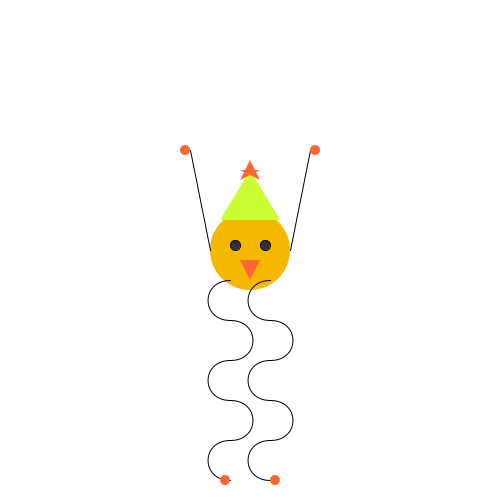
Frame 1 (no input)
Frame 60 (the mouse pressed at the canvas centre just before this capture): identical to frame 1, image omitted
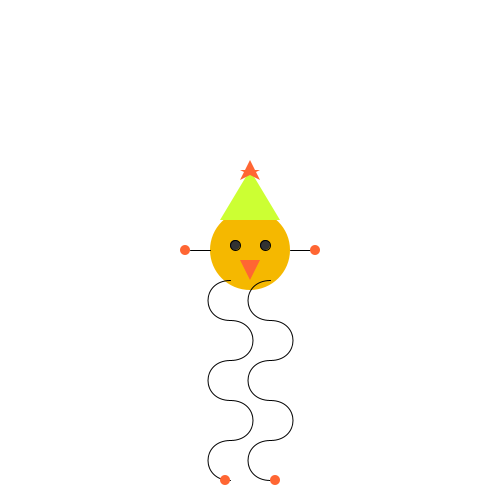
Frame 120 (the mouse held since frame 60 and released just before this capture)

The Processing sketch that drew these frames (run headless with seeded random() and noise(); from frame 60 on, the mouse is pressed at the canvas centre):

// Processing sketch: processing_20865
// ── processing_20865.pde

//Julie Romano
//New Critter


float centerX = 250;
float centerY = 250;
 
int dir = 1;

  
void setup() {
  size (500, 500); //the size of perimeter
  smooth(); //turns on anit-alliasing, which smooths out some rough edges
}
  
void draw () {
  background(255);
  //background (51, 255, 204); //turquoise
    
  ellipseMode(CENTER);
    
  float a = random(0, 210);
  float b = random(250, 460);
  float c = random(40, 250);
  float d = random(290, 500); 

  
    
  //Body
  //stroke(0); //black
  noStroke();
  fill(245, 184, 0); //mango
  //ellipse(160, 130, 80, 80);
  ellipse(centerX, centerY, 80, 80);
    
  //Right eye
  stroke(0); //black
  fill(50); //almost black
  //ellipse(145, 125, 10, 10);
  ellipse(centerX-15, centerY-5, 10, 10);
    
  //Left eye
  stroke(0); //black
  fill(50); //almost black
  //ellipse(175, 125, 10, 10);
  //ellipse(175, 125, 10, 10);
  ellipse(centerX+15, centerY-5, 10, 10);
    
    
    
  //Beak
  //stroke(0);
  noStroke();
  fill(255, 102, 51); //purpley = 204, 51, 255
  //triangle(160, 160, 170, 140, 150, 140);
  triangle(centerX, centerY+30, centerX+10, centerY+10, centerX-10, centerY+10);
    
    
  //Hat
  //stroke(0);
  noStroke();
  fill(204, 255, 51); //lime
  //triangle(130, 100, 190, 100, 160, 50);
  triangle(centerX-30, centerY-30, centerX+30, centerY-30, centerX, centerY-80);
    
    
 /*   //wing
  stroke(greenBirdR,greenBirdG,greenBirdB);
  line(greenWingX1, greenWingY1, greenWingX2, (constrain(mouseY,145,175)));
  line(greenWingX1, greenWingY1 - 5 ,greenWingX2, (constrain(mouseY,145,175))-5);
  line(greenWingX1, greenWingY1 - 10 ,greenWingX2, (constrain(mouseY,145,175))-10); */
    
  //Right arm
  stroke(0);
  strokeWeight(1);
  //line(120, 130, 100, 150);
  //line(centerX-40, centerY, centerX-60, centerY+20);
  line(centerX-40, centerY, centerX-60, constrain(mouseY, 150, 350));
    
    
    
  //Right hand
  //stroke(0); //black
  noStroke();
  fill(255, 102, 51); //Pick color!!!
  //ellipse(95, 155, 10, 10); the right hand stationary
  //ellipse(mouseX-65, mouseY+25, mouseX-150, mouseY-120); the right hand changing size
  //ellipse(centerX-65, centerY+25, 10, 10);
  ellipse(centerX-65, constrain(mouseY, 150, 350), 10, 10);
    
  //Left arm
  stroke(0);
  strokeWeight(1);
  //line(200, 130, 220, 150);
  //line(centerX+40, centerY, centerX+60, centerY+20);
  line(centerX+40, centerY, centerX+60, constrain(mouseY, 150, 350));  
    
  //Left hand
  //stroke(0); //black
  noStroke();
  fill(255, 102, 51); //Pick color!!!
  //ellipse(225, 155, 10, 10); the left hand stationary
  //ellipse(mouseX+65, mouseY+25, mouseX-150, mouseY-120); the left hand changing size
  //ellipse(centerX+65, centerY+25, 10, 10);
  ellipse(centerX+65, constrain(mouseY, 150, 350), 10, 10);    
    
   
    
    
  //Right leg
   noFill();
  stroke(0);
  //(center = 160, 130);
  //line(140, 160, 140, 345);
  //line(centerX-20, centerY+30, centerX-20, centerY+215);
  
  
  //arc1
  strokeWeight(1);
  //bezier(140, 160, 110, 160, 110, 200, 140, 200);
  bezier(centerX-20, centerY+30, centerX-50, centerY+30, centerX-50, centerY+70, centerX-20, centerY+70);
  //bezier(centerX-20, centerY+30, a, centerY+30, a, centerY+70, centerX-20, centerY+70);  
  
  //arc2
  strokeWeight(1);
  //(140, 200, 170, 200, 170, 240, 140, 240);
  bezier(centerX-20, centerY+70, centerX+10, centerY+70, centerX+10, centerY+110, centerX-20, centerY+110);
  //bezier(centerX-20, centerY+70, b, centerY+70, b, centerY+110, centerX-20, centerY+110);
  
  //arc3
  strokeWeight(1);
  //(140, 240, 110, 240, 110, 280, 140, 280)
  bezier(centerX-20, centerY+110, centerX-50, centerY+110, centerX-50, centerY+150, centerX-20, centerY+150);
  //bezier(centerX-20, centerY+110, a, centerY+110, a, centerY+150, centerX-20, centerY+150);
  
  //arc4
  strokeWeight(1);
  //(140, 280, 170, 280, 170, 320, 140, 320)
  bezier(centerX-20, centerY+150, centerX+10, centerY+150, centerX+10, centerY+190, centerX-20, centerY+190);
  //bezier(centerX-20, centerY+150, b, centerY+150, b, centerY+190, centerX-20, centerY+190);
  
  //arc5
  strokeWeight(1);
  //(140, 320, 110, 320, 110, 360, 140, 360);
  bezier(centerX-20, centerY+190, centerX-50, centerY+190, centerX-50, centerY+230, centerX-20, centerY+230);
  //bezier(centerX-20, centerY+190, a, centerY+190, a, centerY+230, centerX-20, centerY+230);
  
 
  //Right foot
  //stroke(0); //black
  noStroke();
  fill(255, 102, 51); //Pick color!!!
  //ellipse(135, 360, 10, 10); the right foot stationary
  //ellipse(mouseX-25, mouseY+215, mouseX-150, mouseY-120); the right foot changing size
  ellipse(centerX-25, centerY+230, 10, 10);
    
    
    
    
    
    
    
    
  //Left leg
  stroke(0);
  strokeWeight(1);
  //line(180, 160, 180, 345);
  //line(centerX+20, centerY+30, centerX+20, centerY+215);
  
  //(center = 160, 130);
  //arc1
  noFill();
  strokeWeight(1);
  //bezier(180, 160, 150, 160, 150, 200, 180, 200);
  bezier(centerX+20, centerY+30, centerX-10, centerY+30, centerX-10, centerY+70, centerX+20, centerY+70);  
  //bezier(centerX+20, centerY+30, c, centerY+30, c, centerY+70, centerX+20, centerY+70);
  
  //arc2
  strokeWeight(1);
  //(180, 200, 210, 200, 210, 240, 180, 240);
  bezier(centerX+20, centerY+70, centerX+50, centerY+70, centerX+50, centerY+110, centerX+20, centerY+110);
  //bezier(centerX+20, centerY+70, d, centerY+70, d, centerY+110, centerX+20, centerY+110);
  
  //arc3
  strokeWeight(1);
  //(180, 240, 150, 240, 150, 280, 180, 280)
  bezier(centerX+20, centerY+110, centerX-10, centerY+110, centerX-10, centerY+150, centerX+20, centerY+150);
  //bezier(centerX+20, centerY+110, c, centerY+110, c, centerY+150, centerX+20, centerY+150);
  
  //arc4
  strokeWeight(1);
  //(180, 280, 210, 280, 210, 320, 180, 320)
  bezier(centerX+20, centerY+150, centerX+50, centerY+150, centerX+50, centerY+190, centerX+20, centerY+190);
  //bezier(centerX+20, centerY+150, d, centerY+150, d, centerY+190, centerX+20, centerY+190);
  
  //arc5
  strokeWeight(1);
  //bezier(180, 320, 150, 320, 150, 360, 180, 360);
  bezier(centerX+20, centerY+190, centerX-10, centerY+190, centerX-10, centerY+230, centerX+20, centerY+230);
  //bezier(centerX+20, centerY+190, c, centerY+190, c, centerY+230, centerX+20, centerY+230);
  
  
    
  //Left foot
  //stroke(0); //black
  noStroke();
  fill(255, 102, 51); //Pick color!!!
  //ellipse(185, 360, 10, 10); the left foot stationary
  //ellipse(mouseX+25, mouseY+215, mouseX-150, mouseY-120); the left foot changing size
  ellipse(centerX+25, centerY+230, 10, 10);
    
   
   
   
  //Star
  noStroke();
  beginShape();
  //vertex(150, 60); //A
  vertex(centerX-10, centerY-70);
  //vertex(160, 40); //B
  vertex(centerX, centerY-90);
  //vertex(170, 60); //C
  vertex(centerX+10, centerY-70);
  //vertex(150, 50); //D
  vertex(centerX-10, centerY-80);
  //vertex(170, 50); //E
  vertex(centerX+10, centerY-80);
  endShape(CLOSE);
    

/*centerX = centerX+3*dir;
   
  if(centerX>500||centerX<0){
    dir=dir*-1;
  }*/
  
 
  
}
